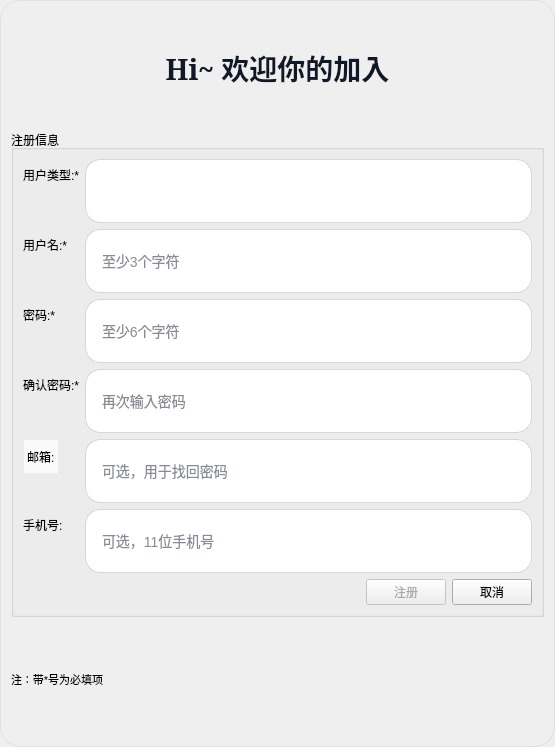
<?xml version="1.0" encoding="UTF-8"?>
<ui version="4.0">
 <class>RegisterDialog</class>
 <widget class="QDialog" name="RegisterDialog">
  <property name="geometry">
   <rect>
    <x>0</x>
    <y>0</y>
    <width>555</width>
    <height>747</height>
   </rect>
  </property>
  <property name="windowTitle">
   <string>用户注册</string>
  </property>
  <property name="styleSheet">
   <string notr="true">/* 外观一致 */
QDialog#RegisterDialog {
    background: qlineargradient(x1:0,y1:0, x2:0,y2:1,
                                stop:0   #eef5ff,
                                stop:0.55 #f3f7ff,
                                stop:1   #fbfcff);
    border-radius: 20px;
    border: 1px solid rgba(0,0,0,0.06);
}
QWidget#title_widget, QWidget#center_widget { background: transparent; border-radius: 20px; }
QWidget#title_widget { background: rgba(255,255,255,0.26);
    border-top-left-radius: 20px; border-top-right-radius: 20px; }

QLabel#titleLabel { color: #111827; font-size: 28px; font-weight: 600; letter-spacing: .2px; }

QToolButton {
    background: transparent; border: none; width: 28px; height: 28px; border-radius: 14px;
    qproperty-iconSize: 18px 18px;
}
QToolButton:hover  { background: rgba(0,0,0,0.06); }
QToolButton:pressed{ background: rgba(0,0,0,0.12); }
/* 如果你在登录页做了 “hover 换关闭图标”，这里同样可加：
QToolButton#toolButton_close:hover { qproperty-icon: url(:/image/x-circle-fill.svg); }
*/

QLabel#label_5 { background: rgba(255,255,255,0.75); border: 1px solid rgba(0,0,0,0.05); border-radius: 18px; }

/* 输入类控件一致变“胖” */
QLineEdit, QComboBox {
    background: #ffffff;
    border: 1px solid rgba(0,0,0,0.12);
    border-radius: 16px;
    padding: 10px 14px;
    min-height: 42px;
    font-size: 14px;
    color: #111827;
    selection-background-color: #5CAEFF;
    selection-color: #ffffff;
}
QLineEdit:focus, QComboBox:focus {
    border: 1px solid #5CAEFF;
    outline: 4px solid rgba(92,174,255,0.18);
}
QComboBox::drop-down { width: 26px; border: none; background: transparent; margin-right: 6px; }
QComboBox QAbstractItemView {
    background: #ffffff; border: 1px solid rgba(0,0,0,0.12);
    selection-background-color: #E8F2FF; outline: none;
}

/* 协议勾选（若有） */
QCheckBox, QRadioButton { color: #6b7280; spacing: 8px; }
QCheckBox::indicator, QRadioButton::indicator {
    width: 16px; height: 16px; border-radius: 4px;
    border: 1px solid #BFC6D1; background: #fff;
}
QCheckBox::indicator:checked, QRadioButton::indicator:checked {
    background: #5CAEFF; border: 1px solid #5CAEFF;
}



/* 其他按钮一律文字按钮（无背景/无边框），不影响信号槽 */
QPushButton:not(#registerButton) {
    background: transparent;
    border: none;
    color: #2D7EF7;
    font-size: 13px;
    min-height: 28px;
    padding: 4px 6px;
}
QPushButton:not(#registerButton):hover   { color: #1B63D9; text-decoration: underline; }
QPushButton:not(#registerButton):pressed { color: #114DB3; }

Line { color: rgba(0,0,0,0.10); }
*:disabled { color: rgba(17,24,39,0.34); }
</string>
  </property>
  <layout class="QVBoxLayout" name="verticalLayout">
   <item>
    <widget class="QLabel" name="titleLabel">
     <property name="font">
      <font>
       <family>Serif</family>
       <pointsize>-1</pointsize>
       <weight>75</weight>
       <bold>true</bold>
      </font>
     </property>
     <property name="text">
      <string>Hi~ 欢迎你的加入</string>
     </property>
     <property name="textFormat">
      <enum>Qt::AutoText</enum>
     </property>
     <property name="alignment">
      <set>Qt::AlignCenter</set>
     </property>
    </widget>
   </item>
   <item>
    <widget class="QGroupBox" name="groupBox">
     <property name="title">
      <string>注册信息</string>
     </property>
     <layout class="QVBoxLayout" name="verticalLayout_2">
      <item>
       <layout class="QFormLayout" name="formLayout">
        <item row="0" column="0">
         <widget class="QLabel" name="label">
          <property name="text">
           <string>用户类型:*</string>
          </property>
         </widget>
        </item>
        <item row="0" column="1">
         <widget class="QComboBox" name="userTypeCombo"/>
        </item>
        <item row="1" column="0">
         <widget class="QLabel" name="label_2">
          <property name="text">
           <string>用户名:*</string>
          </property>
         </widget>
        </item>
        <item row="1" column="1">
         <widget class="QLineEdit" name="usernameEdit">
          <property name="placeholderText">
           <string>至少3个字符</string>
          </property>
         </widget>
        </item>
        <item row="2" column="0">
         <widget class="QLabel" name="label_3">
          <property name="text">
           <string>密码:*</string>
          </property>
         </widget>
        </item>
        <item row="2" column="1">
         <widget class="QLineEdit" name="passwordEdit">
          <property name="echoMode">
           <enum>QLineEdit::Password</enum>
          </property>
          <property name="placeholderText">
           <string>至少6个字符</string>
          </property>
         </widget>
        </item>
        <item row="3" column="0">
         <widget class="QLabel" name="label_4">
          <property name="text">
           <string>确认密码:*</string>
          </property>
         </widget>
        </item>
        <item row="3" column="1">
         <widget class="QLineEdit" name="confirmEdit">
          <property name="echoMode">
           <enum>QLineEdit::Password</enum>
          </property>
          <property name="placeholderText">
           <string>再次输入密码</string>
          </property>
         </widget>
        </item>
        <item row="4" column="0">
         <widget class="QLabel" name="label_5">
          <property name="text">
           <string>邮箱:</string>
          </property>
         </widget>
        </item>
        <item row="4" column="1">
         <widget class="QLineEdit" name="emailEdit">
          <property name="placeholderText">
           <string>可选，用于找回密码</string>
          </property>
         </widget>
        </item>
        <item row="5" column="0">
         <widget class="QLabel" name="label_6">
          <property name="text">
           <string>手机号:</string>
          </property>
         </widget>
        </item>
        <item row="5" column="1">
         <widget class="QLineEdit" name="phoneEdit">
          <property name="placeholderText">
           <string>可选，11位手机号</string>
          </property>
         </widget>
        </item>
       </layout>
      </item>
      <item>
       <layout class="QHBoxLayout" name="horizontalLayout">
        <item>
         <spacer name="horizontalSpacer">
          <property name="orientation">
           <enum>Qt::Horizontal</enum>
          </property>
          <property name="sizeHint" stdset="0">
           <size>
            <width>40</width>
            <height>20</height>
           </size>
          </property>
         </spacer>
        </item>
        <item>
         <widget class="QPushButton" name="registerButton">
          <property name="enabled">
           <bool>false</bool>
          </property>
          <property name="minimumSize">
           <size>
            <width>0</width>
            <height>0</height>
           </size>
          </property>
          <property name="text">
           <string>注册</string>
          </property>
         </widget>
        </item>
        <item>
         <widget class="QPushButton" name="cancelButton">
          <property name="text">
           <string>取消</string>
          </property>
         </widget>
        </item>
       </layout>
      </item>
     </layout>
    </widget>
   </item>
   <item>
    <widget class="QLabel" name="label_7">
     <property name="font">
      <font>
       <pointsize>8</pointsize>
      </font>
     </property>
     <property name="text">
      <string>注：带*号为必填项</string>
     </property>
    </widget>
   </item>
  </layout>
 </widget>
 <resources/>
 <connections/>
</ui>
